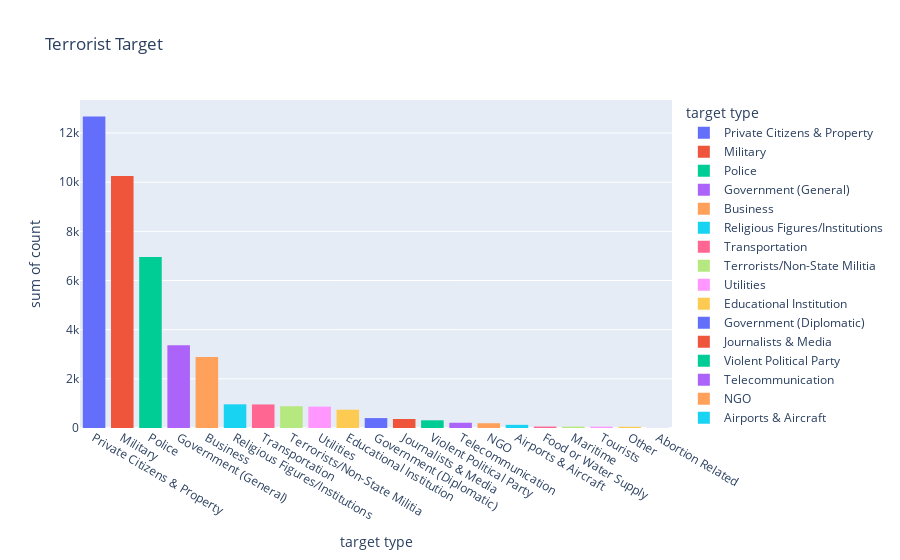

The code cell stored with this chart in its notebook:
### Code cell
targettype1 = dataset.Targettype.value_counts()
ttdf = pd.DataFrame({'target type':targettype1.index , 'count':targettype1.values})
fig6 = px.histogram(ttdf , x = 'target type' , y = 'count' , color='target type' , title = 'Terrorist Target')
fig6.show()

### Figure 1 — Plotly figure (JSON) as saved in the notebook; plotly's stock layout.template omitted (floating-point values rounded to 4 significant figures)
{"data": [{"alignmentgroup": "True", "bingroup": "x", "histfunc": "sum", "hovertemplate": "target type=%{x}<br>sum of count=%{y}<extra></extra>", "legendgroup": "Private Citizens & Property", "marker": {"color": "#636efa", "pattern": {"shape": ""}}, "name": "Private Citizens & Property", "offsetgroup": "Private Citizens & Property", "orientation": "v", "showlegend": true, "type": "histogram", "x": ["Private Citizens & Property"], "xaxis": "x", "y": [12677], "yaxis": "y"}, {"alignmentgroup": "True", "bingroup": "x", "histfunc": "sum", "hovertemplate": "target type=%{x}<br>sum of count=%{y}<extra></extra>", "legendgroup": "Military", "marker": {"color": "#EF553B", "pattern": {"shape": ""}}, "name": "Military", "offsetgroup": "Military", "orientation": "v", "showlegend": true, "type": "histogram", "x": ["Military"], "xaxis": "x", "y": [10253], "yaxis": "y"}, {"alignmentgroup": "True", "bingroup": "x", "histfunc": "sum", "hovertemplate": "target type=%{x}<br>sum of count=%{y}<extra></extra>", "legendgroup": "Police", "marker": {"color": "#00cc96", "pattern": {"shape": ""}}, "name": "Police", "offsetgroup": "Police", "orientation": "v", "showlegend": true, "type": "histogram", "x": ["Police"], "xaxis": "x", "y": [6957], "yaxis": "y"}, {"alignmentgroup": "True", "bingroup": "x", "histfunc": "sum", "hovertemplate": "target type=%{x}<br>sum of count=%{y}<extra></extra>", "legendgroup": "Government (General)", "marker": {"color": "#ab63fa", "pattern": {"shape": ""}}, "name": "Government (General)", "offsetgroup": "Government (General)", "orientation": "v", "showlegend": true, "type": "histogram", "x": ["Government (General)"], "xaxis": "x", "y": [3369], "yaxis": "y"}, {"alignmentgroup": "True", "bingroup": "x", "histfunc": "sum", "hovertemplate": "target type=%{x}<br>sum of count=%{y}<extra></extra>", "legendgroup": "Business", "marker": {"color": "#FFA15A", "pattern": {"shape": ""}}, "name": "Business", "offsetgroup": "Business", "orientation": "v", "showlegend": true, "type": "histogram", "x": ["Business"], "xaxis": "x", "y": [2892], "yaxis": "y"}, {"alignmentgroup": "True", "bingroup": "x", "histfunc": "sum", "hovertemplate": "target type=%{x}<br>sum of count=%{y}<extra></extra>", "legendgroup": "Religious Figures/Institutions", "marker": {"color": "#19d3f3", "pattern": {"shape": ""}}, "name": "Religious Figures/Institutions", "offsetgroup": "Religious Figures/Institutions", "orientation": "v", "showlegend": true, "type": "histogram", "x": ["Religious Figures/Institutions"], "xaxis": "x", "y": [963], "yaxis": "y"}, {"alignmentgroup": "True", "bingroup": "x", "histfunc": "sum", "hovertemplate": "target type=%{x}<br>sum of count=%{y}<extra></extra>", "legendgroup": "Transportation", "marker": {"color": "#FF6692", "pattern": {"shape": ""}}, "name": "Transportation", "offsetgroup": "Transportation", "orientation": "v", "showlegend": true, "type": "histogram", "x": ["Transportation"], "xaxis": "x", "y": [958], "yaxis": "y"}, {"alignmentgroup": "True", "bingroup": "x", "histfunc": "sum", "hovertemplate": "target type=%{x}<br>sum of count=%{y}<extra></extra>", "legendgroup": "Terrorists/Non-State Militia", "marker": {"color": "#B6E880", "pattern": {"shape": ""}}, "name": "Terrorists/Non-State Militia", "offsetgroup": "Terrorists/Non-State Militia", "orientation": "v", "showlegend": true, "type": "histogram", "x": ["Terrorists/Non-State Militia"], "xaxis": "x", "y": [884], "yaxis": "y"}, {"alignmentgroup": "True", "bingroup": "x", "histfunc": "sum", "hovertemplate": "target type=%{x}<br>sum of count=%{y}<extra></extra>", "legendgroup": "Utilities", "marker": {"color": "#FF97FF", "pattern": {"shape": ""}}, "name": "Utilities", "offsetgroup": "Utilities", "orientation": "v", "showlegend": true, "type": "histogram", "x": ["Utilities"], "xaxis": "x", "y": [870], "yaxis": "y"}, {"alignmentgroup": "True", "bingroup": "x", "histfunc": "sum", "hovertemplate": "target type=%{x}<br>sum of count=%{y}<extra></extra>", "legendgroup": "Educational Institution", "marker": {"color": "#FECB52", "pattern": {"shape": ""}}, "name": "Educational Institution", "offsetgroup": "Educational Institution", "orientation": "v", "showlegend": true, "type": "histogram", "x": ["Educational Institution"], "xaxis": "x", "y": [745], "yaxis": "y"}, {"alignmentgroup": "True", "bingroup": "x", "histfunc": "sum", "hovertemplate": "target type=%{x}<br>sum of count=%{y}<extra></extra>", "legendgroup": "Government (Diplomatic)", "marker": {"color": "#636efa", "pattern": {"shape": ""}}, "name": "Government (Diplomatic)", "offsetgroup": "Government (Diplomatic)", "orientation": "v", "showlegend": true, "type": "histogram", "x": ["Government (Diplomatic)"], "xaxis": "x", "y": [403], "yaxis": "y"}, {"alignmentgroup": "True", "bingroup": "x", "histfunc": "sum", "hovertemplate": "target type=%{x}<br>sum of count=%{y}<extra></extra>", "legendgroup": "Journalists & Media", "marker": {"color": "#EF553B", "pattern": {"shape": ""}}, "name": "Journalists & Media", "offsetgroup": "Journalists & Media", "orientation": "v", "showlegend": true, "type": "histogram", "x": ["Journalists & Media"], "xaxis": "x", "y": [366], "yaxis": "y"}, {"alignmentgroup": "True", "bingroup": "x", "histfunc": "sum", "hovertemplate": "target type=%{x}<br>sum of count=%{y}<extra></extra>", "legendgroup": "Violent Political Party", "marker": {"color": "#00cc96", "pattern": {"shape": ""}}, "name": "Violent Political Party", "offsetgroup": "Violent Political Party", "orientation": "v", "showlegend": true, "type": "histogram", "x": ["Violent Political Party"], "xaxis": "x", "y": [313], "yaxis": "y"}, {"alignmentgroup": "True", "bingroup": "x", "histfunc": "sum", "hovertemplate": "target type=%{x}<br>sum of count=%{y}<extra></extra>", "legendgroup": "Telecommunication", "marker": {"color": "#ab63fa", "pattern": {"shape": ""}}, "name": "Telecommunication", "offsetgroup": "Telecommunication", "orientation": "v", "showlegend": true, "type": "histogram", "x": ["Telecommunication"], "xaxis": "x", "y": [213], "yaxis": "y"}, {"alignmentgroup": "True", "bingroup": "x", "histfunc": "sum", "hovertemplate": "target type=%{x}<br>sum of count=%{y}<extra></extra>", "legendgroup": "NGO", "marker": {"color": "#FFA15A", "pattern": {"shape": ""}}, "name": "NGO", "offsetgroup": "NGO", "orientation": "v", "showlegend": true, "type": "histogram", "x": ["NGO"], "xaxis": "x", "y": [194], "yaxis": "y"}, {"alignmentgroup": "True", "bingroup": "x", "histfunc": "sum", "hovertemplate": "target type=%{x}<br>sum of count=%{y}<extra></extra>", "legendgroup": "Airports & Aircraft", "marker": {"color": "#19d3f3", "pattern": {"shape": ""}}, "name": "Airports & Aircraft", "offsetgroup": "Airports & Aircraft", "orientation": "v", "showlegend": true, "type": "histogram", "x": ["Airports & Aircraft"], "xaxis": "x", "y": [129], "yaxis": "y"}, {"alignmentgroup": "True", "bingroup": "x", "histfunc": "sum", "hovertemplate": "target type=%{x}<br>sum of count=%{y}<extra></extra>", "legendgroup": "Food or Water Supply", "marker": {"color": "#FF6692", "pattern": {"shape": ""}}, "name": "Food or Water Supply", "offsetgroup": "Food or Water Supply", "orientation": "v", "showlegend": true, "type": "histogram", "x": ["Food or Water Supply"], "xaxis": "x", "y": [58], "yaxis": "y"}, {"alignmentgroup": "True", "bingroup": "x", "histfunc": "sum", "hovertemplate": "target type=%{x}<br>sum of count=%{y}<extra></extra>", "legendgroup": "Maritime", "marker": {"color": "#B6E880", "pattern": {"shape": ""}}, "name": "Maritime", "offsetgroup": "Maritime", "orientation": "v", "showlegend": true, "type": "histogram", "x": ["Maritime"], "xaxis": "x", "y": [55], "yaxis": "y"}, {"alignmentgroup": "True", "bingroup": "x", "histfunc": "sum", "hovertemplate": "target type=%{x}<br>sum of count=%{y}<extra></extra>", "legendgroup": "Tourists", "marker": {"color": "#FF97FF", "pattern": {"shape": ""}}, "name": "Tourists", "offsetgroup": "Tourists", "orientation": "v", "showlegend": true, "type": "histogram", "x": ["Tourists"], "xaxis": "x", "y": [53], "yaxis": "y"}, {"alignmentgroup": "True", "bingroup": "x", "histfunc": "sum", "hovertemplate": "target type=%{x}<br>sum of count=%{y}<extra></extra>", "legendgroup": "Other", "marker": {"color": "#FECB52", "pattern": {"shape": ""}}, "name": "Other", "offsetgroup": "Other", "orientation": "v", "showlegend": true, "type": "histogram", "x": ["Other"], "xaxis": "x", "y": [49], "yaxis": "y"}, {"alignmentgroup": "True", "bingroup": "x", "histfunc": "sum", "hovertemplate": "target type=%{x}<br>sum of count=%{y}<extra></extra>", "legendgroup": "Abortion Related", "marker": {"color": "#636efa", "pattern": {"shape": ""}}, "name": "Abortion Related", "offsetgroup": "Abortion Related", "orientation": "v", "showlegend": true, "type": "histogram", "x": ["Abortion Related"], "xaxis": "x", "y": [6], "yaxis": "y"}], "layout": {"barmode": "relative", "legend": {"title": {"text": "target type"}, "tracegroupgap": 0}, "title": {"text": "Terrorist Target"}, "xaxis": {"anchor": "y", "categoryarray": ["Private Citizens & Property", "Military", "Police", "Government (General)", "Business", "Religious Figures/Institutions", "Transportation", "Terrorists/Non-State Militia", "Utilities", "Educational Institution", "Government (Diplomatic)", "Journalists & Media", "Violent Political Party", "Telecommunication", "NGO", "Airports & Aircraft", "Food or Water Supply", "Maritime", "Tourists", "Other", "Abortion Related"], "categoryorder": "array", "domain": [0, 1], "title": {"text": "target type"}}, "yaxis": {"anchor": "x", "domain": [0, 1], "title": {"text": "sum of count"}}}}
